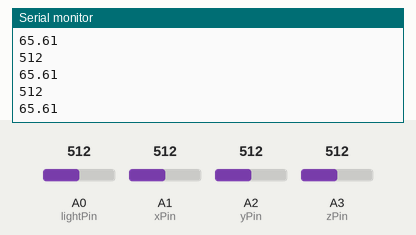
Recording of a sketch running on a simulated Arduino Uno, built with avr-gcc and run on an emulated ATmega328P. On the bench: the last lines printed to the serial monitor. The test bench sets the inputs (shaded band); at power-on: A0 (lightPin) = 512, A1 (xPin) = 512, A2 (yPin) = 512, A3 (zPin) = 512.

Above: at 1.7 s.
1.8 s: A0 (lightPin) set to 716
At 2.5 s:
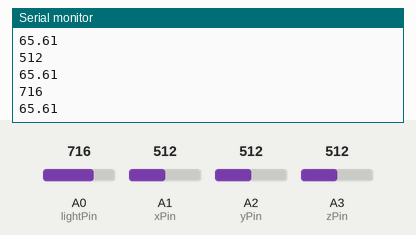
3.3 s: A1 (xPin) set to 716
At 4.0 s:
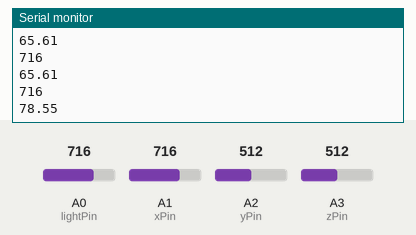
4.8 s: A2 (yPin) set to 716
At 5.5 s:
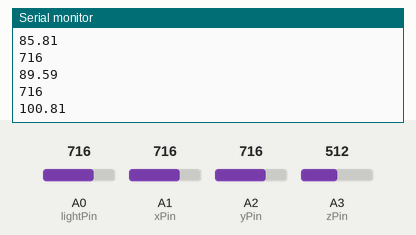
6.3 s: A3 (zPin) set to 716
At 7.0 s:
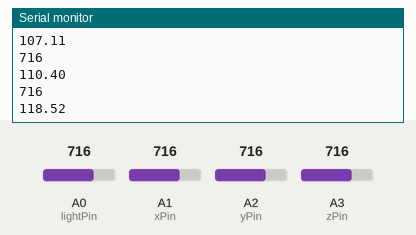
7.8 s: A0 (lightPin) set to 992
At 7.8 s:
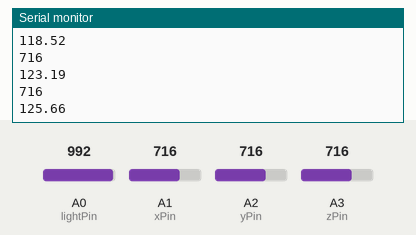
9.3 s: A1 (xPin) set to 992
At 9.3 s:
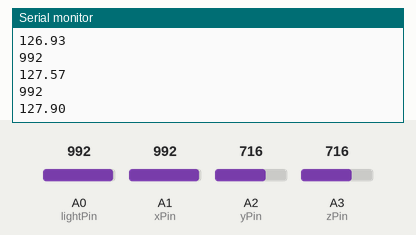
Timing chart, 0 to 11.8 s (numbered marks = the images above; inputs shaded):
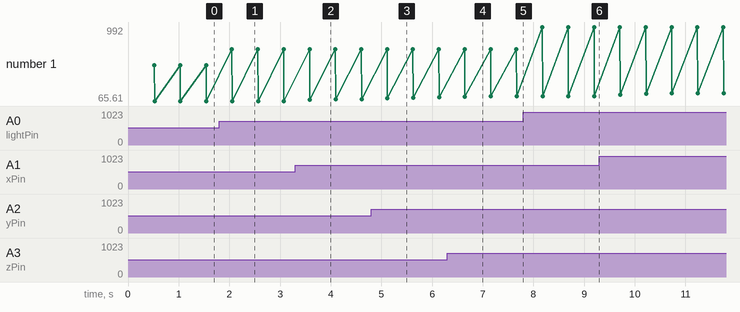

Measured:
- after the input at 1.8 s, the serial monitor: prints a new line after 0.25 s (image 1)
- after the input at 3.3 s, the serial monitor: prints a new line after 0.29 s (image 2)
- after the input at 4.8 s, the serial monitor: prints a new line after 0.32 s (image 3)
- after the input at 6.3 s, the serial monitor: prints a new line after 0.35 s (image 4)
- plotted number 1: 65.61 → 89.59 after the input at 3.3 s, 89.59 → 110.4 after the input at 4.8 s, 110.4 → 125.66 after the input at 6.3 s, 127.9 → 163.47 after the input at 9.3 s

The sketch:

Accelerometer_Light_Reading.ino
```cpp
#include <Arduino.h>

// Pins
const int zPin = A3;
const int xPin = A1;
const int yPin = A2;
const int lightPin = A0;

const int SAMPLES = 10;

// Smoothing
double AlphaAcc = 0.5;
float xSmoothedVoltage = 0.0;
float ySmoothedVoltage = 0.0;
float zSmoothedVoltage = 0.0;

// Calibration
// Offsets in volts (0 g per axis)
const float offsetX = 1.315;
const float offsetY = 1.2825;
const float offsetZ = 1.3067;

// Sensitivities in V/g per axis
const float sensX = 0.255;     // V per g
const float sensY = 0.2675;
const float sensZ = 0.2933;

// Reading the voltage on each pin
float readAveragedVoltage(int pin, int samples) {
  long sum = 0;
  for (int i = 0; i < samples; i++) {
    sum += analogRead(pin);
    delayMicroseconds(200);
  }
  //Read from the Arduino using 5V ref
  return (sum / (float)samples) * (5.0 / 1023.0);
}

// Smmoth the voltages
float smooth(float newVal, float prevVal, double alpha) {
  return alpha * newVal + (1.0 - alpha) * prevVal;
}

void setup() {
  Serial.begin(9600);
  delay(500);

  // Initialize smoothed voltages from initial readings
  xSmoothedVoltage = readAveragedVoltage(xPin, SAMPLES);
  ySmoothedVoltage = readAveragedVoltage(yPin, SAMPLES);
  zSmoothedVoltage = readAveragedVoltage(zPin, SAMPLES);
}

void loop() {
  // Reading the voltage
  float xV_raw = readAveragedVoltage(xPin, SAMPLES);
  float yV_raw = readAveragedVoltage(yPin, SAMPLES);
  float zV_raw = readAveragedVoltage(zPin, SAMPLES);

  //Smooth the voltages
  xSmoothedVoltage = smooth(xV_raw, xSmoothedVoltage, AlphaAcc);
  ySmoothedVoltage = smooth(yV_raw, ySmoothedVoltage, AlphaAcc);
  zSmoothedVoltage = smooth(zV_raw, zSmoothedVoltage, AlphaAcc);

  // Convert to g
  float gx = (xSmoothedVoltage - offsetX) / sensX;
  float gy = (ySmoothedVoltage - offsetY) / sensY;
  float gz = (zSmoothedVoltage - offsetZ) / sensZ;

  //Calculate magnitude of accleration
  float mag_g = sqrt(gx * gx + gy * gy + gz * gz);

  // Magnitude of acceleration calculated by subtracting 1g from accel
  float motion_g = mag_g - 1.0;
  if (motion_g < 0) motion_g = 0;  // clamp to avoid tiny negative noise

  float motion_ms2 = motion_g * 9.81f;
  int value = analogRead(0);
  Serial.println(value);

  // Print magnitude of acceleration excluding gravity
  Serial.println(motion_ms2);

  // Degugging
  /*
  Serial.print("gx: "); Serial.print(gx);
  Serial.print(" gy: "); Serial.print(gy);
  Serial.print(" gz: "); Serial.print(gz);
  Serial.print(" mag_g: "); Serial.print(mag_g);
  Serial.print(" motion_ms2: "); Serial.println(motion_ms2);
  */

  delay(500);
}
```
